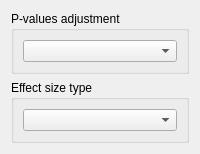
<?xml version="1.0" encoding="UTF-8"?>
<ui version="4.0">
 <author>Anton Rau</author>
 <class>NWayAnovaSettingsWidget</class>
 <widget class="QWidget" name="NWayAnovaSettingsWidget">
  <layout class="QVBoxLayout" name="verticalLayout">
   <item>
    <widget class="QGroupBox" name="groupBoxPAdjustment">
     <property name="title">
      <string>P-values adjustment</string>
     </property>
     <layout class="QVBoxLayout" name="verticalLayout_7">
      <item>
       <widget class="QComboBox" name="comboBoxPAdjustment"/>
      </item>
     </layout>
    </widget>
   </item>
   <item>
    <widget class="QGroupBox" name="groupBoxEffectSizeType">
     <property name="title">
      <string>Effect size type</string>
     </property>
     <layout class="QVBoxLayout" name="verticalLayout_6">
      <item>
       <widget class="QComboBox" name="comboBoxEffectSizeType"/>
      </item>
     </layout>
    </widget>
   </item>
  </layout>
 </widget>
 <resources>
  <include location="../../../../resources/resources.qrc"/>
 </resources>
 <connections/>
</ui>
